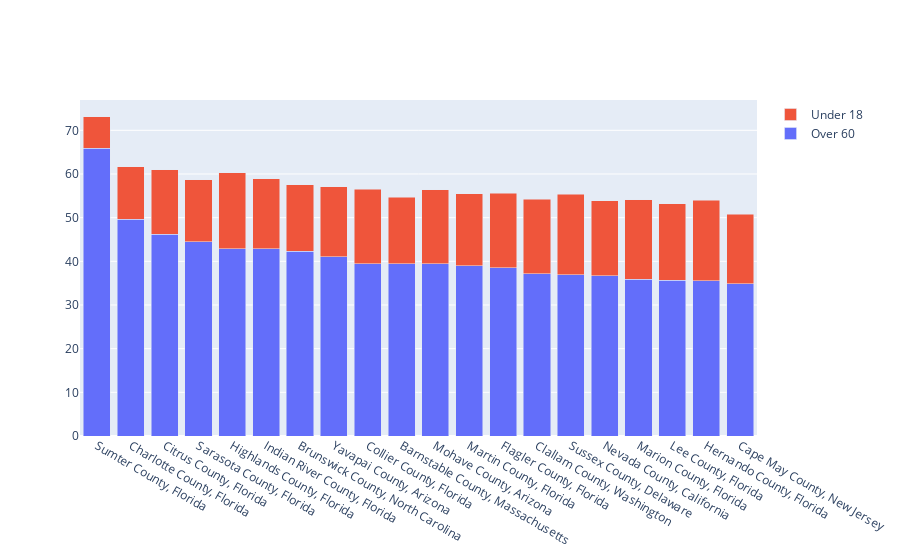

Write notebook code for a chart like this one.
### Code cell
fig = go.Figure(data=[
    go.Bar(name='Over 60', x=top20_county_percent_over60, y=df_county_health["percent_over60"]),
    go.Bar(name='Under 18', x=top20_county_percent_over60, y=df_county_health["percent_under18"])
])

fig.update_layout(barmode='stack')
fig.show()

### Figure 1 — Plotly figure (JSON) as saved in the notebook; plotly's stock layout.template omitted (floating-point values rounded to 4 significant figures; data arrays with more than 128 entries replaced by an {"elided": "..."} marker saying what was removed)
{"data": [{"name": "Over 60", "type": "bar", "x": ["Sumter County, Florida", "Charlotte County, Florida", "Citrus County, Florida", "Sarasota County, Florida", "Highlands County, Florida", "Indian River County, Florida", "Brunswick County, North Carolina", "Yavapai County, Arizona", "Collier County, Florida", "Barnstable County, Massachusetts", "Mohave County, Arizona", "Martin County, Florida", "Flagler County, Florida", "Clallam County, Washington", "Sussex County, Delaware", "Nevada County, California", "Marion County, Florida", "Lee County, Florida", "Hernando County, Florida", "Cape May County, New Jersey"], "y": {"elided": "817 float values"}}, {"name": "Under 18", "type": "bar", "x": ["Sumter County, Florida", "Charlotte County, Florida", "Citrus County, Florida", "Sarasota County, Florida", "Highlands County, Florida", "Indian River County, Florida", "Brunswick County, North Carolina", "Yavapai County, Arizona", "Collier County, Florida", "Barnstable County, Massachusetts", "Mohave County, Arizona", "Martin County, Florida", "Flagler County, Florida", "Clallam County, Washington", "Sussex County, Delaware", "Nevada County, California", "Marion County, Florida", "Lee County, Florida", "Hernando County, Florida", "Cape May County, New Jersey"], "y": {"elided": "817 float values"}}], "layout": {"autosize": true, "barmode": "stack", "xaxis": {"autorange": true, "range": [-0.5, 19.5], "type": "category"}, "yaxis": {"autorange": true, "range": [0, 76.94], "type": "linear"}}}
